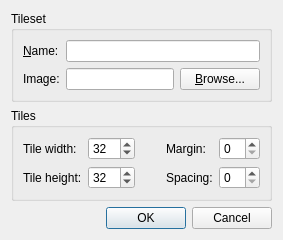
<?xml version="1.0" encoding="UTF-8"?>
<ui version="4.0">
 <class>NewTilesetDialog</class>
 <widget class="QDialog" name="NewTilesetDialog">
  <property name="windowTitle">
   <string>New Tileset</string>
  </property>
  <layout class="QGridLayout" name="gridLayout_3">
   <item row="0" column="0">
    <widget class="QGroupBox" name="groupBox_2">
     <property name="title">
      <string>Tileset</string>
     </property>
     <layout class="QGridLayout" name="gridLayout_2">
      <item row="0" column="0">
       <widget class="QLabel" name="label">
        <property name="text">
         <string>&amp;Name:</string>
        </property>
        <property name="buddy">
         <cstring>name</cstring>
        </property>
       </widget>
      </item>
      <item row="0" column="1" colspan="2">
       <widget class="QLineEdit" name="name"/>
      </item>
      <item row="1" column="0">
       <widget class="QLabel" name="label_2">
        <property name="text">
         <string>Image:</string>
        </property>
       </widget>
      </item>
      <item row="1" column="1">
       <widget class="QLineEdit" name="image"/>
      </item>
      <item row="1" column="2">
       <widget class="QPushButton" name="browseButton">
        <property name="text">
         <string>&amp;Browse...</string>
        </property>
       </widget>
      </item>
     </layout>
    </widget>
   </item>
   <item row="1" column="0">
    <widget class="QGroupBox" name="groupBox">
     <property name="title">
      <string>Tiles</string>
     </property>
     <layout class="QGridLayout" name="gridLayout">
      <item row="0" column="0">
       <widget class="QLabel" name="label_3">
        <property name="text">
         <string>Tile width:</string>
        </property>
       </widget>
      </item>
      <item row="0" column="1">
       <widget class="QSpinBox" name="tileWidth">
        <property name="enabled">
         <bool>true</bool>
        </property>
        <property name="minimum">
         <number>1</number>
        </property>
        <property name="maximum">
         <number>999</number>
        </property>
        <property name="value">
         <number>32</number>
        </property>
       </widget>
      </item>
      <item row="0" column="3">
       <widget class="QLabel" name="label_5">
        <property name="text">
         <string>Margin:</string>
        </property>
       </widget>
      </item>
      <item row="0" column="4">
       <widget class="QSpinBox" name="margin">
        <property name="minimum">
         <number>0</number>
        </property>
        <property name="maximum">
         <number>99</number>
        </property>
        <property name="value">
         <number>0</number>
        </property>
       </widget>
      </item>
      <item row="1" column="0">
       <widget class="QLabel" name="label_4">
        <property name="text">
         <string>Tile height:</string>
        </property>
       </widget>
      </item>
      <item row="1" column="1">
       <widget class="QSpinBox" name="tileHeight">
        <property name="minimum">
         <number>1</number>
        </property>
        <property name="maximum">
         <number>999</number>
        </property>
        <property name="value">
         <number>32</number>
        </property>
       </widget>
      </item>
      <item row="1" column="3">
       <widget class="QLabel" name="label_6">
        <property name="text">
         <string>Spacing:</string>
        </property>
       </widget>
      </item>
      <item row="1" column="4">
       <widget class="QSpinBox" name="spacing">
        <property name="minimum">
         <number>0</number>
        </property>
        <property name="maximum">
         <number>99</number>
        </property>
        <property name="value">
         <number>0</number>
        </property>
       </widget>
      </item>
      <item row="0" column="2">
       <spacer name="horizontalSpacer">
        <property name="orientation">
         <enum>Qt::Horizontal</enum>
        </property>
        <property name="sizeType">
         <enum>QSizePolicy::MinimumExpanding</enum>
        </property>
        <property name="sizeHint" stdset="0">
         <size>
          <width>20</width>
          <height>20</height>
         </size>
        </property>
       </spacer>
      </item>
     </layout>
    </widget>
   </item>
   <item row="2" column="0">
    <spacer name="verticalSpacer">
     <property name="orientation">
      <enum>Qt::Vertical</enum>
     </property>
     <property name="sizeHint" stdset="0">
      <size>
       <width>20</width>
       <height>0</height>
      </size>
     </property>
    </spacer>
   </item>
   <item row="3" column="0">
    <widget class="QDialogButtonBox" name="buttonBox">
     <property name="orientation">
      <enum>Qt::Horizontal</enum>
     </property>
     <property name="standardButtons">
      <set>QDialogButtonBox::Cancel|QDialogButtonBox::Ok</set>
     </property>
    </widget>
   </item>
  </layout>
 </widget>
 <resources/>
 <connections>
  <connection>
   <sender>buttonBox</sender>
   <signal>accepted()</signal>
   <receiver>NewTilesetDialog</receiver>
   <slot>accept()</slot>
   <hints>
    <hint type="sourcelabel">
     <x>248</x>
     <y>254</y>
    </hint>
    <hint type="destinationlabel">
     <x>157</x>
     <y>274</y>
    </hint>
   </hints>
  </connection>
  <connection>
   <sender>buttonBox</sender>
   <signal>rejected()</signal>
   <receiver>NewTilesetDialog</receiver>
   <slot>reject()</slot>
   <hints>
    <hint type="sourcelabel">
     <x>316</x>
     <y>260</y>
    </hint>
    <hint type="destinationlabel">
     <x>286</x>
     <y>274</y>
    </hint>
   </hints>
  </connection>
 </connections>
</ui>
